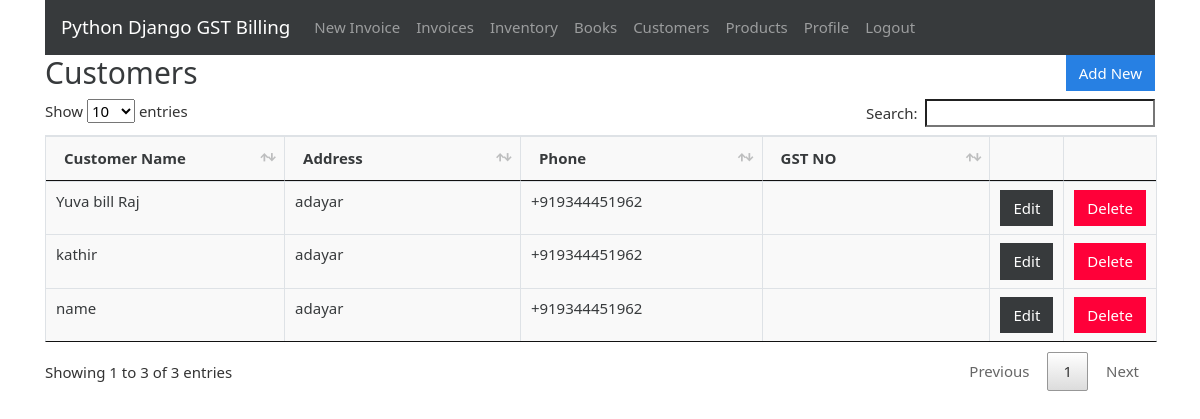
The page /customers (signed in) on the database its author committed.
### gstbillingapp/models.py (models this page shows, shortened)
class Customer(models.Model):
    user = models.ForeignKey(User, null=True, blank=True, on_delete=models.SET_NULL)
    customer_name = models.CharField(max_length=200)
    customer_address = models.TextField(max_length=600, blank=True, null=True)
    customer_phone = models.CharField(max_length=14, blank=True, null=True)
    customer_gst = models.CharField(max_length=15, blank=True, null=True)

### gstbillingapp/views.py (the view)
# urls.py: path('customers', views.customers, name='customers'),
@login_required
def customers(request):
    context = {}
    context['customers'] = Customer.objects.filter(user=request.user)
    return render(request, 'gstbillingapp/customers.html', context)

### gstbillingapp/templates/gstbillingapp/customers.html (shortened to what this page needs)
{% extends "gstbillingapp/base.html" %}
{% load static %}
{% block content %}
<div class="row">
	<div class="col">
		<h2>Customers</h2>
	</div>
	<div class="col">
		<a href="{% url 'customer_add' %}" id="add_customer_btn"><button type="button" class="btn btn-primary">Add New</button></a>
	</div>
</div>
<table class="table table-bordered" id="customer-table">
	<thead>
		<tr>
			<th>Customer Name</th>
			<th>Address</th>
			<th>Phone</th>
			<th>GST NO</th>
			<th></th>
			<th></th>
		</tr>
	</thead>
	<tbody class="two-col-form">
		{% for customer in customers %}
		<tr>
			<td>{{customer.customer_name}}</td>
			<td>{{customer.customer_address}}</td>
			<td>{{customer.customer_phone}}</td>
			<td>{{customer.customer_gst}}</td>
			<td><a href="{% url 'customer_edit' customer.id %}"><button type="button" class="btn btn-dark">Edit</button></a></td>
			<td><button type="button" class="btn btn-danger" data-toggle="modal" data-target="#customerDeleteModal" data-customer-id="{{customer.id}}" data-customer-name="{{customer.customer_name}}">Delete</button></td>
		</tr>
		{% endfor %}
	</tbody>
</table>
{% endblock %}

### gstbillingapp/static/gstbillingapp/main.css (style rules this page uses)
.table-bordered td, .table-bordered th { padding: 0.25em; }
.table-bordered tbody td, .table-bordered tbody th, .table-bordered thead th, .table-bordered thead td { background: #f9f9f9; }
.two-col-form td, .two-col-form th { width: 25%; }
#add_customer_btn, #add_product_btn { float: right; }

### rows shown on the page
Customer: customer_name "Yuva bill Raj", customer_address "adayar", customer_phone "+919344451962"
Customer: customer_name "kathir", customer_address "adayar", customer_phone "+919344451962"
Customer: customer_name "name", customer_address "adayar", customer_phone "+919344451962"
